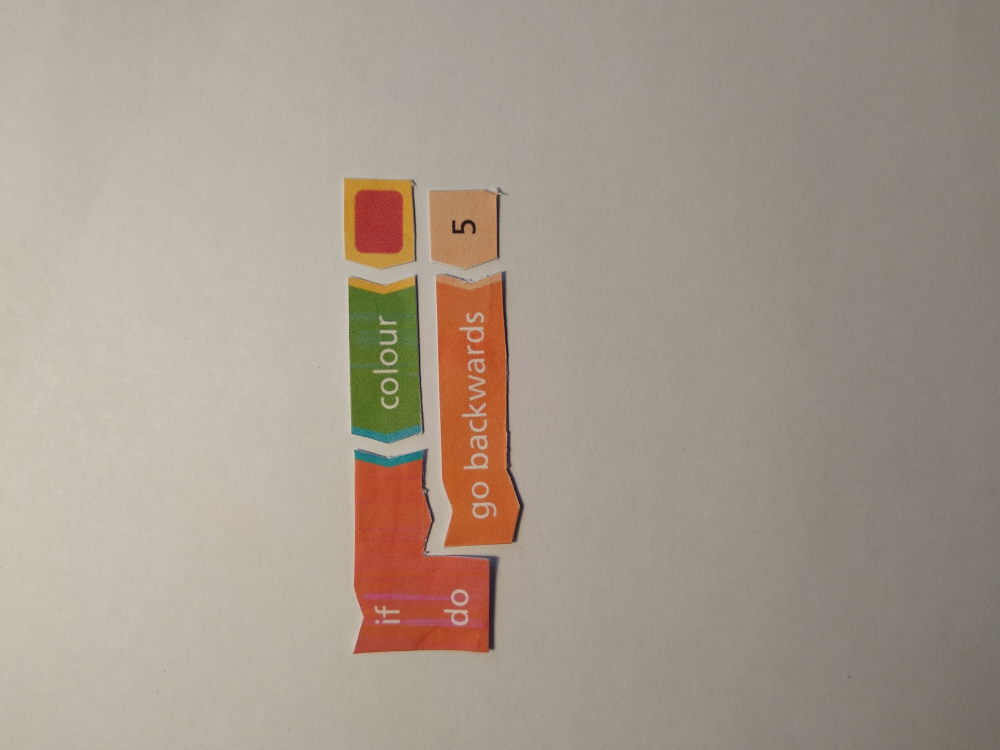
#> input picture test_images/well-lit.jpg, 4000 x 3000 px (shown at 1/4 size)
$ jupyter execute --allow-errors codeblock_segmentation.ipynb
#> lines starting #> are read from the running program, lines starting #| are printed output that depends on the picture; after the words box and inside, x2 and y2 are one past the last pixel; in counts of white or black regions, pixels touching at a corner belong together
[cell 1]
import numpy as np
import matplotlib.pyplot as plt
import cv2 as cv
import pytesseract
import os
from PIL import Image
from scipy.ndimage import label
from scipy.ndimage import binary_opening, binary_closing

# Part 1: resize the image so processing is faster and convert it
# to grayscale.
A = np.array(Image.open('test_images/well-lit.jpg'))
#> A is the input picture: shape (3000, 4000, 3); mean R, G, B 166.3, 153.9, 141.4
A = np.rot90(A, -1)
#> A: shape (4000, 3000, 3)
A = cv.resize(A, dsize=(300, 400), interpolation=cv.INTER_CUBIC)
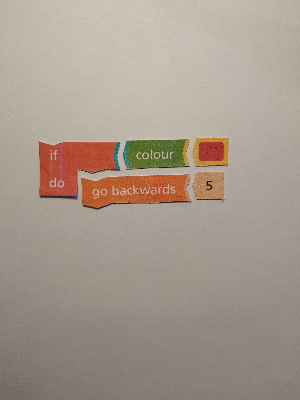
#> A: shape (400, 300, 3); mean R, G, B 166.3, 154, 141.5
A_gray = cv.cvtColor(A, cv.COLOR_BGR2GRAY)
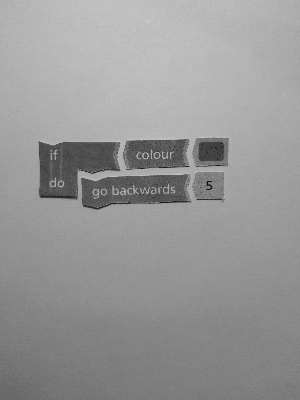
#> A_gray: shape (400, 300); min 11, max 201, mean 151.6
plt.imshow(A_gray)
plt.show()

[cell 2]
# Part 2: use otsu global thresholding to generate a binary image.
threshold, A_bin = cv.threshold(A_gray, 0, 255, cv.THRESH_BINARY+cv.THRESH_OTSU)
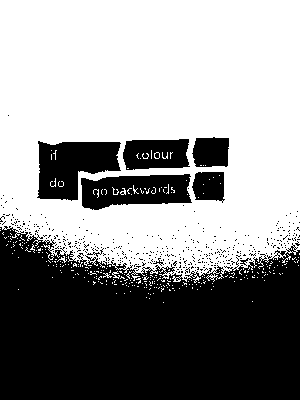
#> A_bin: shape (400, 300); 56.8% white; 392 black regions (383 under 20 px), largest, box (x1, y1, x2, y2) and area: (0, 226, 300, 400) 41314, (37, 141, 121, 201) 3367, (81, 174, 192, 210) 2897
#> threshold = 148
print(threshold)
#| 148.0
A_bin = np.invert(A_bin)
plt.figure(figsize=(20,10))
plt.imshow(A_bin)
plt.show()

# binarizations works ok but the image is noisy

[cell 3]
# Part 3: label images features(connected components) and remove any unwanted noise.

# implementing filtering in a function as it will be needed later
# input: binary image
# output: final processed image and raw label() result
def filter_features(binary):
    features_list = label(binary)
    connected_components = features_list[0]
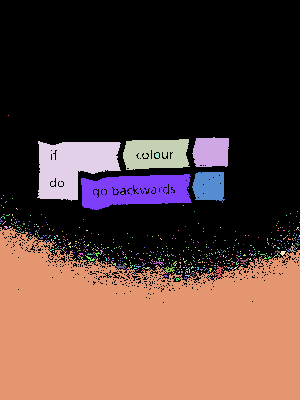
#> connected_components: shape (400, 300) int32; 708 distinct labels, from 0 to 707; one colour per label, 0 black
    processed_result = np.copy(connected_components)
    # remove a feature if it covers over 30% of the image or les than 0.03%
    low_filter = .003*np.prod(connected_components.shape)
#> low_filter = 360
    high_filter = .3*np.prod(connected_components.shape)
#> high_filter = 36000
    print('Low pixel filter {} High pixel filter {}'.format(low_filter, high_filter))
#| Low pixel filter 360.0 High pixel filter 36000.0
    print('Initial components: {}'.format(features_list[1]))
#| Initial components: 707
    components = 0
    for feature in range(features_list[1]):
        if((np.count_nonzero(connected_components == feature) < low_filter) or (np.count_nonzero(connected_components == feature) > high_filter)):
            processed_result[connected_components == feature] = 0
            continue
        components += 1
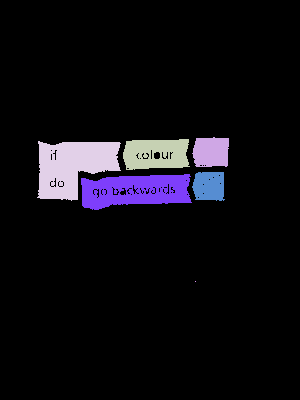
#> processed_result: shape (400, 300) int32; 7 distinct labels, from 0 to 707; one colour per label, 0 black
#> after the loop, components = 5
        #print(np.count_nonzero(css == i))
    print('Number of selected components: {}'.format(components))
#| Number of selected components: 5
    return processed_result, connected_components

processed_result, connected_components = filter_features(A_bin)
fig, (ax1, ax2) = plt.subplots(1, 2)
fig.suptitle('Noise removal result')
ax1.imshow(connected_components, cmap='flag')
ax2.imshow(processed_result, cmap='flag')
fig.show()
# it is clear that the large shadow and other smaller noise, in terms of pixel size,  is removed

[cell 4]
# Part 4: binarize component image to use opening to
# further suppress the noise.

# usually closing is used after opening but in this case
# closing will reduce the gaps between the code blocks
# so it is ommited.

Bnew_binarized = processed_result > 0
#> Bnew_binarized: shape (400, 300) bool; 8.1% white; 6 white regions (1 under 20 px), largest, box (x1, y1, x2, y2) and area: (37, 141, 121, 201) 3367, (81, 174, 192, 210) 2892, (123, 139, 190, 170) 1699, (192, 137, 229, 167) 974, (192, 172, 225, 201) 828
x = 3 # window size for opening
B_opened = binary_opening(Bnew_binarized, structure=np.ones((x, x)))
#> B_opened: shape (400, 300) bool; 7.9% white; 7 white regions (2 under 20 px), largest, box (x1, y1, x2, y2) and area: (39, 142, 120, 200) 3332, (81, 174, 191, 210) 2763, (123, 139, 189, 170) 1625, (193, 138, 229, 167) 959, (193, 172, 224, 201) 813

fig, (ax1, ax2) = plt.subplots(1, 2)
fig.suptitle('Opening result')
ax1.imshow(Bnew_binarized)
ax2.imshow(B_opened)
fig.show()

[cell 5]
# Part 5: label image's features again to remove letters
# from masking blocks.

result, unprocessed = filter_features(B_opened)
#> in filter_features (call 2), `connected_components = features_list[0]`:
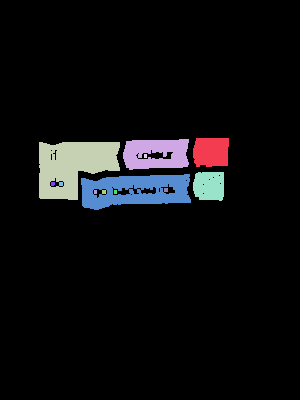
#> connected_components: shape (400, 300) int32; 13 distinct labels, from 0 to 12; one colour per label, 0 black
#| Low pixel filter 360.0 High pixel filter 36000.0
#| Initial components: 12
#> after the loop in filter_features (call 2), `for feature in range(features_list[1]):`: processed_result: shape (400, 300) int32; 7 distinct labels, from 0 to 12
#| Number of selected components: 5
fig, (ax1, ax2) = plt.subplots(1, 2)
fig.suptitle('Noise removal result')
ax1.imshow(unprocessed, cmap='flag')
ax2.imshow(result, cmap='flag')
fig.show()

[cell 6]
def fill_letters(segmentation, initial_image):
    low_filter = .003*np.prod(segmentation.shape)
#> low_filter = 360
    high_filter = .3*np.prod(segmentation.shape)
#> high_filter = 36000
    window_size = 11
    res = np.copy(segmentation)
    number = 0
    for part in range(np.max(segmentation)):
        A = (segmentation == part)
        # closing to each block
        B = binary_closing(A, structure=np.ones((window_size ,  window_size)))
        if(np.count_nonzero(B) < low_filter or np.count_nonzero(B) > high_filter):
            continue
        number += 1
        input_masked = np.copy(initial_image)
        input_masked[B == False] = 0

        filename = '/home/vasilisp/Desktop/tangibles-recognition/temp/figure_{}.jpg'.format(number)
        fig, (ax1, ax2) = plt.subplots(1, 2)
        fig.suptitle(filename)
        ax1.imshow(B, cmap='flag')
        ax2.imshow(input_masked, cmap='flag')
        fig.show()
        figure = Image.fromarray(input_masked)
        figure.save(filename)
#> this loop made 12 passes
#> pass 1, in fill_letters, `B = binary_closing(A, structure=np.ones((window_size ,  window_size)))`:
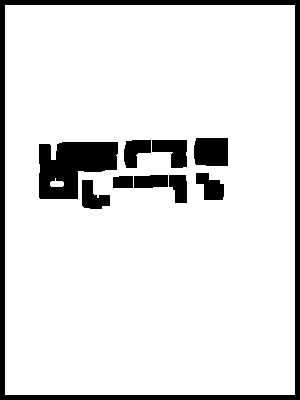
#> B: shape (400, 300) bool; 88.1% white; 10 black regions, largest, box (x1, y1, x2, y2) and area: (0, 0, 300, 400) 6900, (39, 142, 118, 199) 3147, (194, 138, 228, 166) 923
#> after the loop: A: shape (400, 300) bool; every value is 0
#> after the loop:
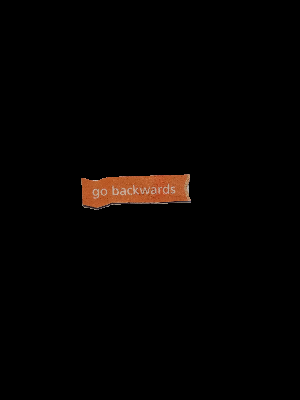
#> figure: PIL image 300x400 RGB; mean R, G, B 4.6, 2.5, 1.5
#> after the loop, number = 5
    return(number)

num_figures = fill_letters(result, A)
#> num_figures = 5
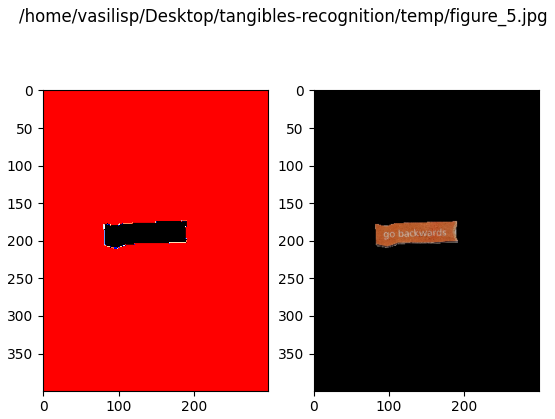
#> figure drawn by matplotlib, 2 panels

[cell 7]
def find_upper_edges(vertical_hist):
    skip_pixel = False
    pixel_pointer = 0
    upper_edge, lower_edge = 0, 0
    for vertical_sum in vertical_hist:
        # if there is a zero after a non zero sum
        if vertical_sum == 0 and skip_pixel:
            lower_edge = pixel_pointer
            # reset skip pixel
            skip_pixel = False
        elif vertical_sum != 0 and not skip_pixel:
            upper_edge = pixel_pointer
            # skip next non zero pixels until a zero is found
            skip_pixel = True
        pixel_pointer += 1

    print(upper_edge, lower_edge)
    return upper_edge, lower_edge

def crop_block(image, upper_edge, lower_edge):
    block = image[upper_edge:lower_edge, :]
    return block

[cell 8]
# Part 6 : Testing Tesseract

temp_directory = '/home/vasilisp/Desktop/tangibles-recognition/temp/'
hsv = np.array([100, 255, 255])
threshold = 40
pre_guess = 'go backwards'
#for i in range(1, num_figures+1):
figure = np.array(Image.open(temp_directory+'figure_5.jpg'))#temp_directory+'figure_'+str(i)+'.jpg'))
#> figure: shape (400, 300, 3)
figure_gray = cv.cvtColor(figure, cv.COLOR_BGR2GRAY)
ret,binarization = cv.threshold(figure_gray,127,255,cv.THRESH_BINARY)
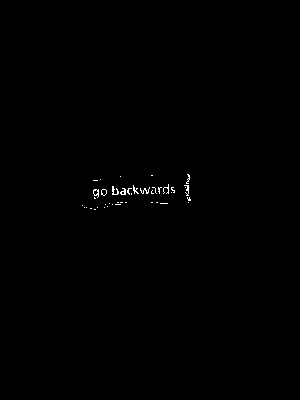
#> binarization: shape (400, 300); 0.28% white in thin lines or dots, all inside (x1, y1, x2, y2) = (82, 174, 191, 210)
inverted = cv.bitwise_not(binarization)
#> (the rest of this cell did not finish here and is left out)

$ run again, with test_images/complex-example-tagn.jpg copied over test_images/well-lit.jpg
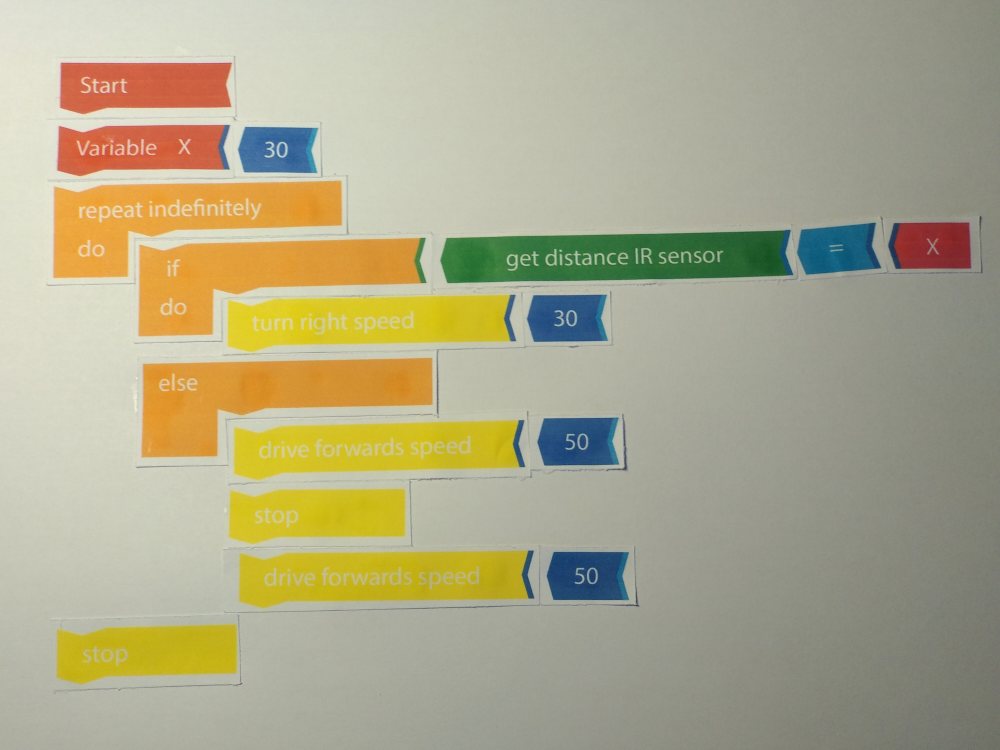
#> input picture test_images/complex-example-tagn.jpg, 4000 x 3000 px (shown at 1/4 size)
#> A is the input picture: shape (3000, 4000, 3); mean R, G, B 174.2, 169.5, 139.6
#> `threshold, A_bin = cv.threshold(A_gray, 0, 255, cv.THRESH_BINARY+cv.TH..`:
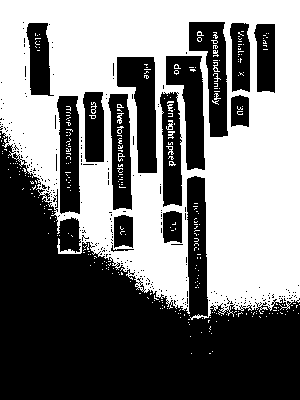
#> A_bin: shape (400, 300); 47.2% white; 322 white regions (308 under 20 px), largest, box (x1, y1, x2, y2) and area: (0, 0, 300, 320) 55260, (166, 120, 173, 130) 39, (117, 113, 124, 124) 38
#> threshold = 162
#| 162.0
#> connected_components: shape (400, 300) int32; 454 distinct labels, from 0 to 453
#| Low pixel filter 360.0 High pixel filter 36000.0
#| Initial components: 453
#> after the loop in filter_features, `for feature in range(features_list[1]):`: components = 13
#| Number of selected components: 13
#> Bnew_binarized: shape (400, 300) bool; 16.7% white; 14 white regions (1 under 20 px), largest, box (x1, y1, x2, y2) and area: (117, 57, 157, 173) 2738, (166, 56, 205, 170) 2520, (189, 22, 228, 137) 2355
#> B_opened: shape (400, 300) bool; 16.1% white; 13 white regions, largest, box (x1, y1, x2, y2) and area: (117, 57, 157, 173) 2720, (166, 56, 205, 170) 2499, (189, 22, 228, 137) 2218
#> connected_components: shape (400, 300) int32; 14 distinct labels, from 0 to 13
#| Low pixel filter 360.0 High pixel filter 36000.0
#| Initial components: 13
#| Number of selected components: 12
#> after the loop in fill_letters, `for part in range(np.max(segmentation)):`: number = 12
#> `ret,binarization = cv.threshold(figure_gray,127,255,cv.THRESH_BINARY)`:
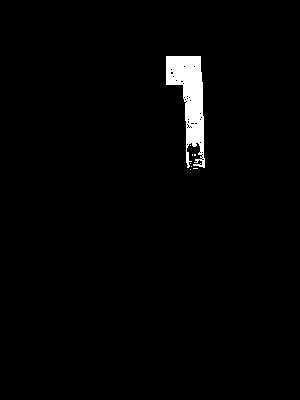
#> binarization: shape (400, 300); 1.9% white; 8 white regions (7 under 20 px), largest, box (x1, y1, x2, y2) and area: (166, 56, 205, 168) 2281

$ run again, with test_images/new.jpg copied over test_images/well-lit.jpg
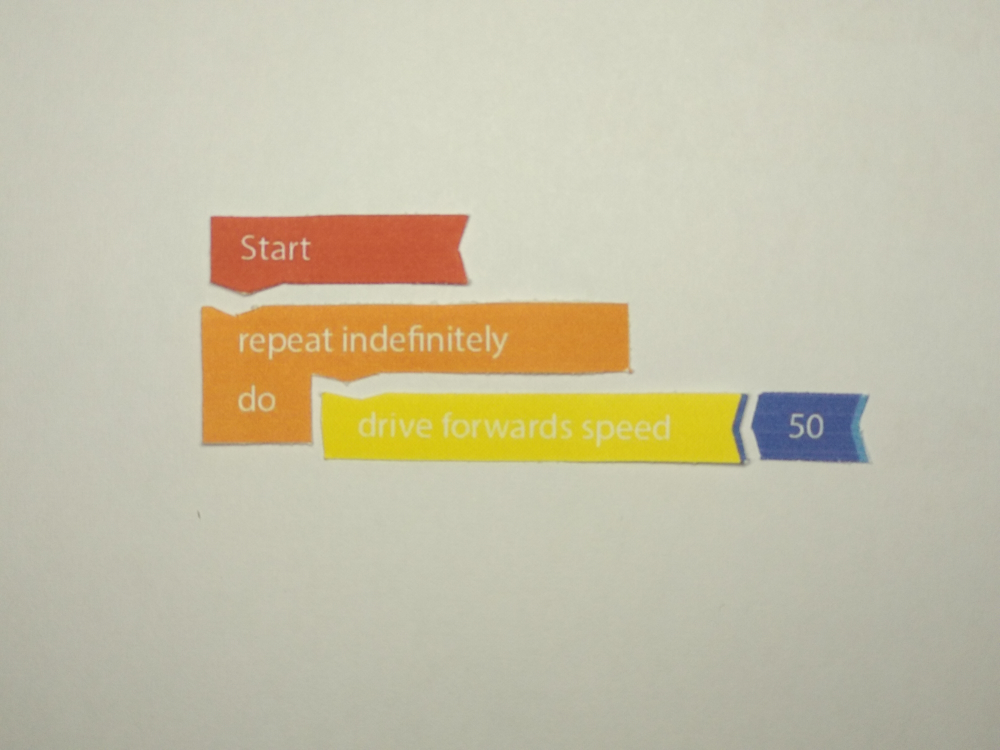
#> input picture test_images/new.jpg, 4000 x 3000 px (shown at 1/4 size)
#> A is the input picture: shape (3000, 4000, 3); mean R, G, B 197.4, 191.4, 166.5
#> threshold = 159
#| 159.0
#> connected_components: shape (400, 300) int32; 144 distinct labels, from 0 to 143
#| Low pixel filter 360.0 High pixel filter 36000.0
#| Initial components: 143
#> after the loop in filter_features, `for feature in range(features_list[1]):`: components = 4
#| Number of selected components: 4
#> Bnew_binarized: shape (400, 300) bool; 11% white; 5 white regions (1 under 20 px), largest, box (x1, y1, x2, y2) and area: (122, 80, 179, 253) 5575, (113, 129, 143, 300) 3649, (182, 84, 214, 188) 2821, (115, 300, 143, 347) 1124
#> B_opened: shape (400, 300) bool; 10.6% white; 4 white regions, box (x1, y1, x2, y2) and area: (122, 80, 179, 252) 5353, (114, 129, 142, 299) 3446, (182, 84, 214, 187) 2802, (115, 301, 143, 347) 1106
#> connected_components: shape (400, 300) int32; 5 distinct labels, from 0 to 4
#| Low pixel filter 360.0 High pixel filter 36000.0
#| Initial components: 4
#| Number of selected components: 3
#> after the loop in fill_letters, `for part in range(np.max(segmentation)):`: number = 3
#> `ret,binarization = cv.threshold(figure_gray,127,255,cv.THRESH_BINARY)`:
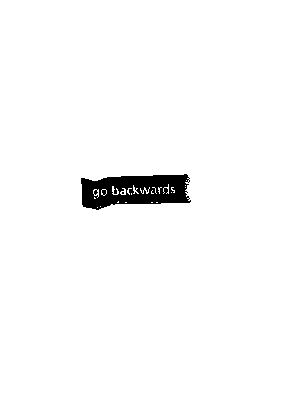
#> binarization: shape (400, 300); 97.7% white; 2 black regions (1 under 20 px), largest, box (x1, y1, x2, y2) and area: (81, 174, 191, 210) 2736
